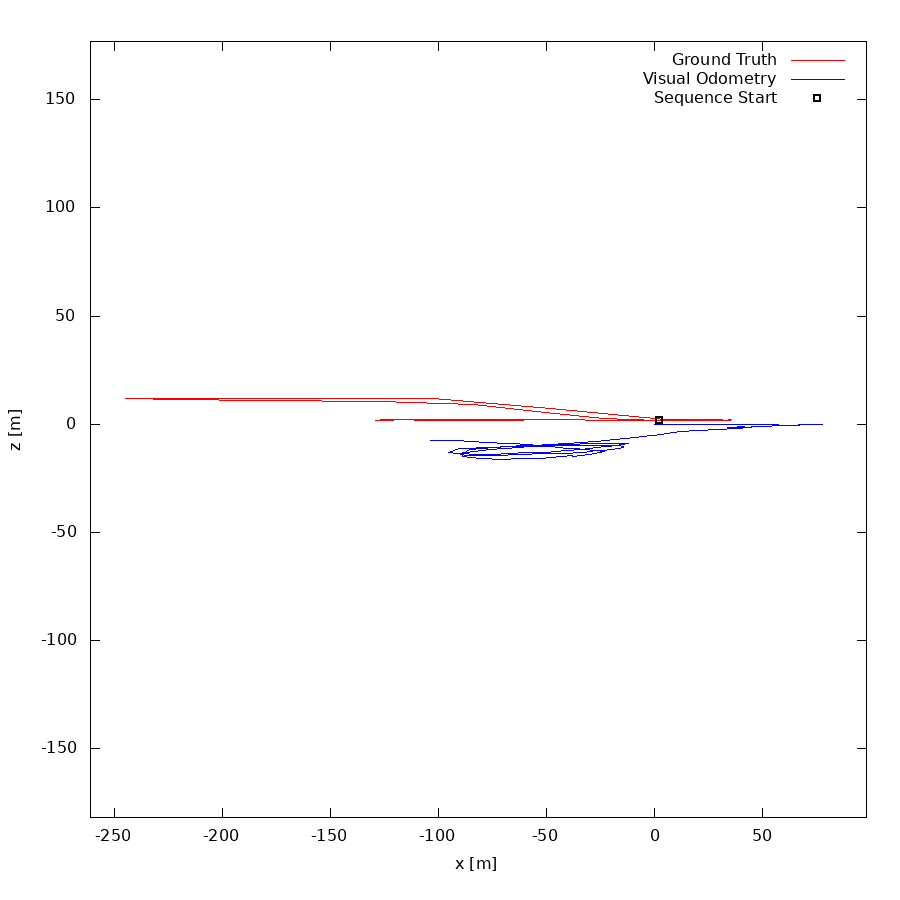

The gnuplot source for this figure:
set term postscript eps enhanced color
set output "04.eps"
set size ratio -1
set xrange [-261:98]
set yrange [-182:177]
set xlabel "x [m]"
set ylabel "z [m]"
plot "04.txt" using 1:2 lc rgb "#FF0000" title 'Ground Truth' w lines,"04.txt" using 3:4 lc rgb "#0000FF" title 'Visual Odometry' w lines,"< head -1 04.txt" using 1:2 lc rgb "#000000" pt 4 ps 1 lw 2 title 'Sequence Start' w points
